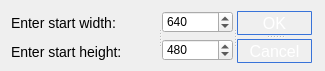
<?xml version="1.0" encoding="UTF-8"?>
<ui version="4.0">
 <class>SizeDialog</class>
 <widget class="QDialog" name="SizeDialog">
  <property name="geometry">
   <rect>
    <x>0</x>
    <y>0</y>
    <width>325</width>
    <height>71</height>
   </rect>
  </property>
  <property name="windowTitle">
   <string>Dialog</string>
  </property>
  <property name="styleSheet">
   <string notr="true">QPushButton#okButton {
    padding:2px;
    color: #fff;
    font-size: 16px;
    border-radius: 1px;
    border: 1px solid #3873d9;
    background-color: qlineargradient( x1: 0, y1: 0, x2: 0, y2: 1,
                                        stop: 0 #4287ff, stop: 1 #356ccc);
 }
QPushButton#okButton:pressed {
    color: #111;
    border: 1px solid #3873d9;
    background: #fff;
 }

QPushButton#cancelButton {
    padding:2px;
    color: #fff;
    font-size: 16px;
    border-radius: 1px;
    border: 1px solid #3873d9;
    background-color: qlineargradient( x1: 0, y1: 0, x2: 0, y2: 1,
                                        stop: 0 #4287ff, stop: 1 #356ccc);
 }
QPushButton#cancelButton:pressed {
    color: #111;
    border: 1px solid #3873d9;
    background: #fff;
 }

QLabel#label {
   font-size: 14px;
 }

QLabel#label_2 {
   font-size: 14px;
 }</string>
  </property>
  <widget class="QSplitter" name="splitter_3">
   <property name="geometry">
    <rect>
     <x>11</x>
     <y>11</y>
     <width>301</width>
     <height>52</height>
    </rect>
   </property>
   <property name="orientation">
    <enum>Qt::Horizontal</enum>
   </property>
   <widget class="QSplitter" name="splitter_2">
    <property name="orientation">
     <enum>Qt::Horizontal</enum>
    </property>
    <widget class="QWidget" name="">
     <layout class="QVBoxLayout" name="verticalLayout_2">
      <item>
       <widget class="QLabel" name="label">
        <property name="text">
         <string>Enter start width:</string>
        </property>
       </widget>
      </item>
      <item>
       <widget class="QLabel" name="label_2">
        <property name="text">
         <string>Enter start height:</string>
        </property>
       </widget>
      </item>
     </layout>
    </widget>
    <widget class="QWidget" name="">
     <layout class="QVBoxLayout" name="verticalLayout">
      <property name="leftMargin">
       <number>0</number>
      </property>
      <item>
       <widget class="QSpinBox" name="wBox">
        <property name="minimum">
         <number>1</number>
        </property>
        <property name="maximum">
         <number>1920</number>
        </property>
        <property name="value">
         <number>640</number>
        </property>
       </widget>
      </item>
      <item>
       <widget class="QSpinBox" name="hBox">
        <property name="minimum">
         <number>1</number>
        </property>
        <property name="maximum">
         <number>1080</number>
        </property>
        <property name="value">
         <number>480</number>
        </property>
       </widget>
      </item>
     </layout>
    </widget>
   </widget>
   <widget class="QSplitter" name="splitter">
    <property name="orientation">
     <enum>Qt::Vertical</enum>
    </property>
    <widget class="QPushButton" name="okButton">
     <property name="minimumSize">
      <size>
       <width>75</width>
       <height>0</height>
      </size>
     </property>
     <property name="maximumSize">
      <size>
       <width>75</width>
       <height>16777215</height>
      </size>
     </property>
     <property name="styleSheet">
      <string notr="true"/>
     </property>
     <property name="text">
      <string>OK</string>
     </property>
    </widget>
    <widget class="QPushButton" name="cancelButton">
     <property name="minimumSize">
      <size>
       <width>75</width>
       <height>0</height>
      </size>
     </property>
     <property name="maximumSize">
      <size>
       <width>75</width>
       <height>16777215</height>
      </size>
     </property>
     <property name="text">
      <string>Cancel</string>
     </property>
    </widget>
   </widget>
  </widget>
 </widget>
 <resources/>
 <connections/>
</ui>
